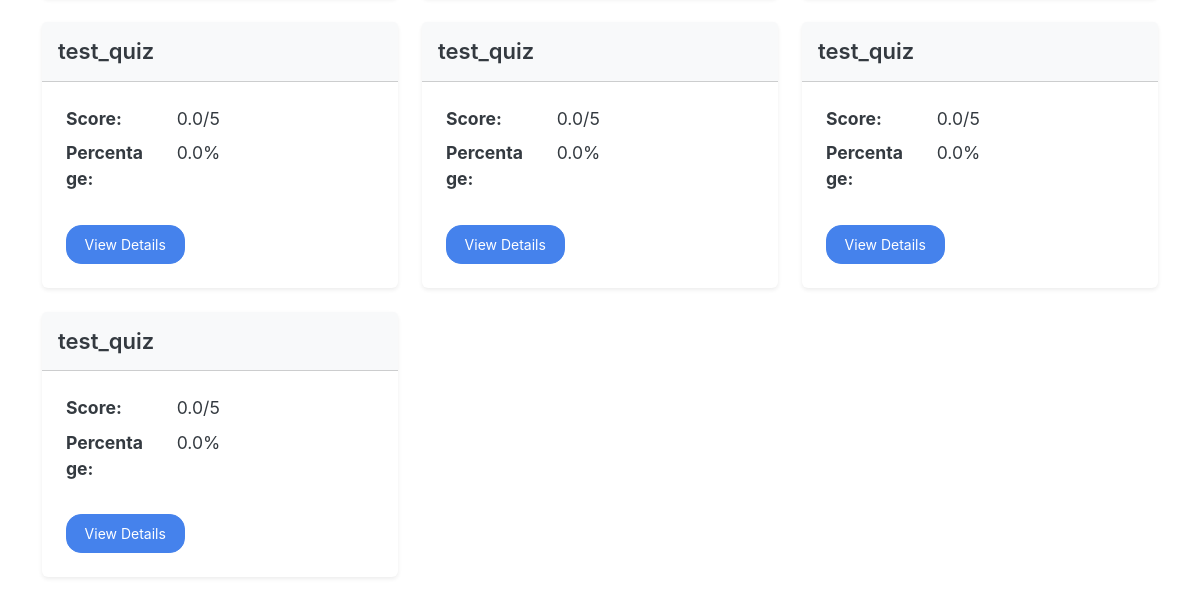
The page /user/past_attempts (signed in, lower part) on the database as committed earlier.
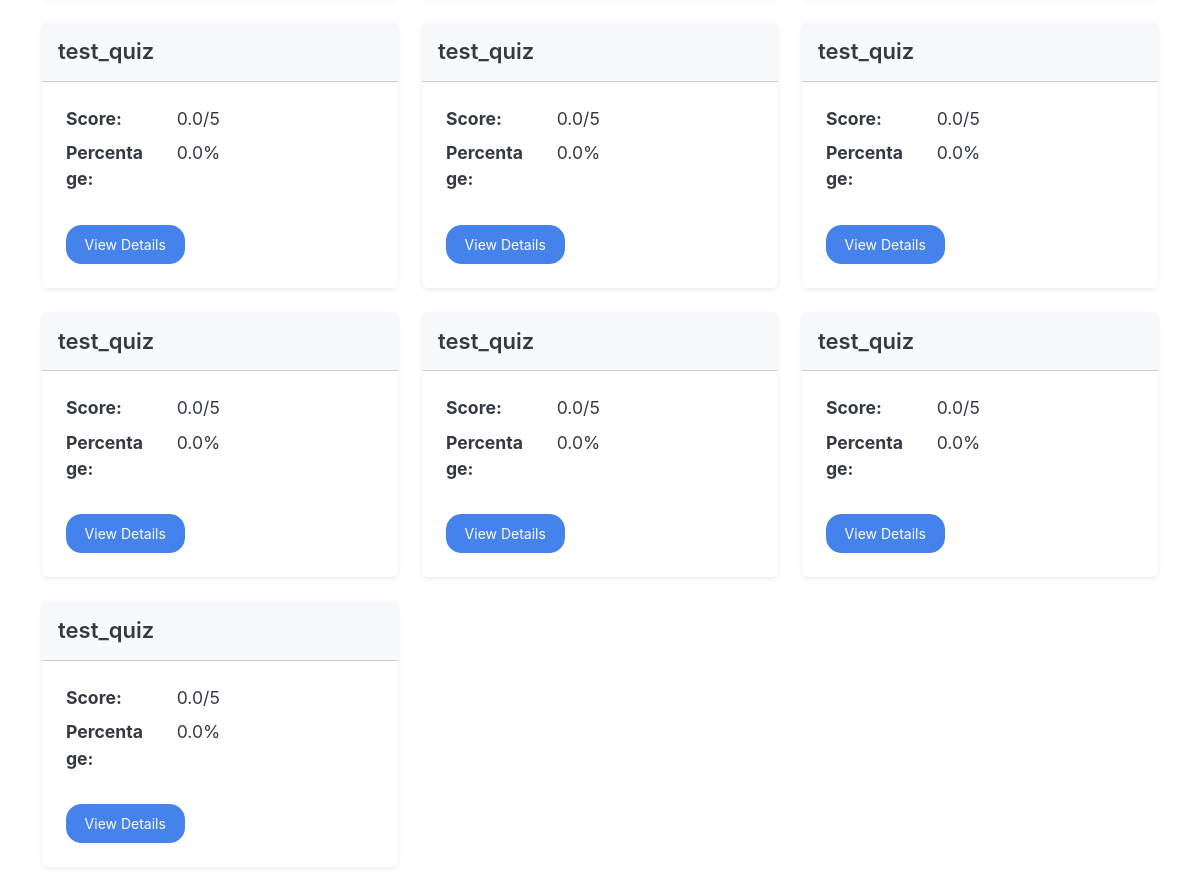
The same page on the database as committed later.
### models/models.py (models this page shows)
class QuizAttempt(db.Model):
    __tablename__ = 'quiz_attempt'
    id: Mapped[id_pk]
    quiz_id: Mapped[int] = mapped_column(ForeignKey("quiz.quiz_id"))
    user_id: Mapped[int] = mapped_column(ForeignKey("user.user_id"))
    start_time: Mapped[datetime]
    time_taken: Mapped[int] # time in minutes  maybe seconds? minutes is better we don't need seconds
    total_score: Mapped[float]
    percentage: Mapped[float]
    quiz: Mapped["Quiz"] = relationship(back_populates="quiz_attempts")
    user: Mapped["User"] = relationship(back_populates="quiz_attempts")
    question_attempts: Mapped[List["QuestionAttempt"]]=relationship(back_populates="quiz_attempt")

class Quiz(db.Model):
    __tablename__ = "quiz"
    quiz_id: Mapped[id_pk]
    quiz_name: Mapped[str]
    chapter_id: Mapped[int]
    subject_id: Mapped[int]
    date: Mapped[Optional[date]]
    duration: Mapped[Optional[int]]  # minutes? hopefully
    remarks: Mapped[str]
    total_marks: Mapped[int] = mapped_column(default=0)
    questions: Mapped[List["Question"]] = relationship(
        back_populates="quiz", cascade="all,delete-orphan"
    )
    quiz_attempts: Mapped[List["QuizAttempt"]] = relationship(
        back_populates="quiz", cascade="all,delete-orphan"
    )
    chapter: Mapped["Chapter"] = relationship(back_populates="quizzes") # maybe change this
    __table_args__ = (
        ForeignKeyConstraint(
            ['subject_id', 'chapter_id'],  # Composite foreign key
            ['chapter.subject_id', 'chapter.chapter_id']
        ),
    )

### routes/user_routes.py (the view)
@user_bp.route("/past_attempts", methods=["GET"])
def history():
    return render_template("user/history.html", user=current_user)

### app.py (called while the page is built)
@app.template_global()
def is_active(page_name):
    return "active" if request.endpoint == page_name else ""

### routes/__init__.py (called while the page is built)
def init_login_manager(app):
    login_manager = LoginManager()
    login_manager.init_app(app)
    login_manager.login_view = "auth.login"  # goes to the login() function in auth_bp
    @login_manager.user_loader
    def load_user(user_id):
        return db.session.scalar(select(User).where(User.user_id == user_id))

### routes/user_routes.py (called while the page is built)
@user_bp.before_request  # makes it so you have to be logged in to access, and allows admin to access it too to test :)
@login_required
def user_required():
    pass

### templates/user/history.html (shortened to what this page needs)
{% extends "base.html" %} {% block title %} Quiz History {% endblock %} {% block
body %} {% include "user/nav.html" %}
<div class="container py-5">
  {% if user.quiz_attempts %}
  <div class="row row-cols-1 row-cols-md-2 row-cols-lg-3 g-4">
    {% for quiz_attempt in user.quiz_attempts %}
    <div class="col">
      <div class="card shadow-sm border-0 h-100">
        <div class="card-header bg-light py-3">
          <h5 class="card-title fw-semibold mb-0">
            {{ quiz_attempt.quiz.quiz_name }}
          </h5>
        </div>
        <div class="card-body p-4">
          <dl class="row">
            <dt class="col-sm-4">Score:</dt>
            <dd class="col-sm-8">
              {{ quiz_attempt.total_score }}/{{ quiz_attempt.quiz.total_marks }}
            </dd>
            <dt class="col-sm-4">Percentage:</dt>
            <dd class="col-sm-8">{{ quiz_attempt.percentage }}%</dd>
          </dl>
          <a
            href="{{ url_for('user.results', quiz_attempt_id=quiz_attempt.id) }}"
            class="btn btn-primary mt-3"
            >View Details</a
          >
        </div>
      </div>
    </div>
    {% endfor %}
  </div>
  {% else %}
  <div class="text-center py-5">
    <p class="text-muted mb-0">No quiz history found for this user.</p>
  </div>
  {% endif %}
</div>
{% endblock %}

### templates/base.html (shortened to what this page needs)
<!doctype html>
<html lang="en">
  <head>
    <link href="{{url_for("static", filename="style.css")}}" rel="stylesheet" />
  </head>
  <body>
    {% block body %} {% endblock %}
    <link
      rel="stylesheet"
      href="https://cdn.jsdelivr.net/npm/bootstrap-icons@1.5.0/font/bootstrap-icons.css"
    />
    <div class="toast-container position-fixed bottom-0 end-0 p-3">
    </div>
    <div class="toast-container position-fixed bottom-0 end-0 p-3">
    </div>
  </body>
</html>

Rows that differ between the two databases and show on the page:
added QuizAttempt: quiz.quiz_name "test_quiz", total_score "0.0", quiz.total_marks "5", percentage "0.0"
added QuizAttempt: quiz.quiz_name "test_quiz", total_score "0.0", quiz.total_marks "5", percentage "0.0"
added QuizAttempt: quiz.quiz_name "test_quiz", total_score "0.0", quiz.total_marks "5", percentage "0.0"
